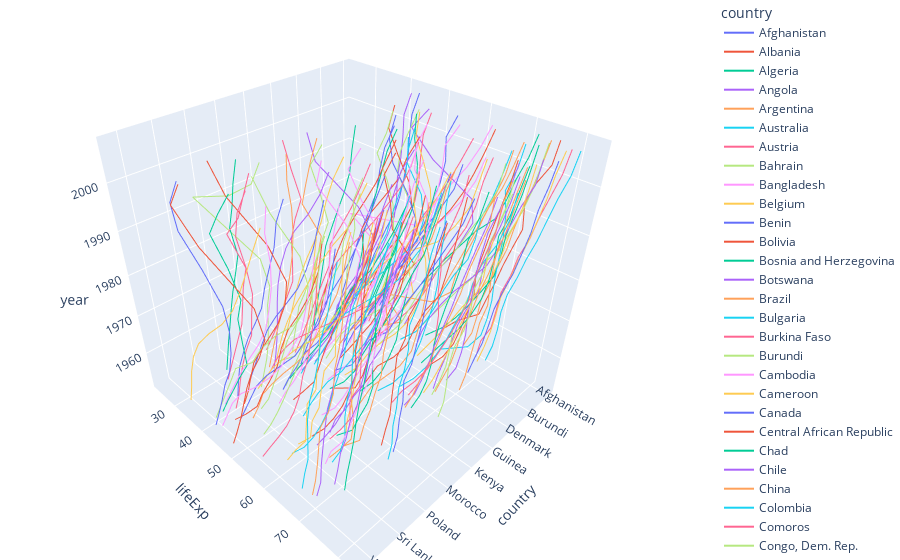

Notebook code cell kept with this figure:
### Markdown cell above
### 3.3 Using The New Package
Finally, it's time to use the newly installed package! Pick a dataset from the [data package](https://plotly.com/python-api-reference/generated/plotly.data.html) that is a part of Plotly. 


### 3.3.1 (10 points):

Create a graph using one of these datasets. You can use the documentation for inspiration, but try to change the variables around so you get to really experience the package! Make sure to include titles and axis labels!

### Code cell
import plotly.express as px 
  
gapminder = px.data.gapminder()

fig = px.line_3d(gapminder, x="country", y="lifeExp", 
                 z="year", color="country") 
  
fig.update_layout(margin=dict(l=0, r=0, b=0, t=0))
